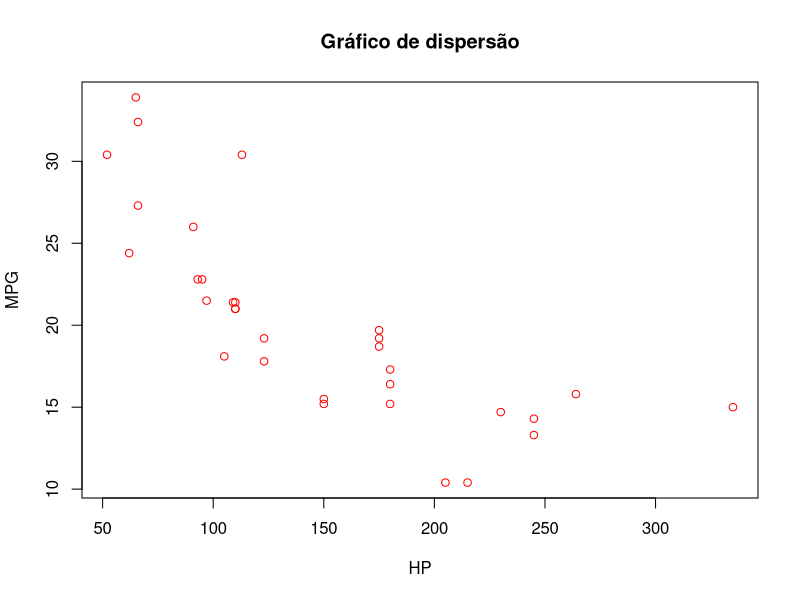

The R source for this figure: (Note: this script raises an error after producing the figure.)
data("mtcars")

# a) O Gráfico de Dispersão.
plot(mtcars$hp, mtcars$mpg,
     main = "Gráfico de dispersão",
     xlab = "HP",
     ylab = "MPG",
     col = "red") #inversamente proporcional / negtaivo

# b) A Covariância Amostral.
cov(mtcars$hp, mtcars$mpg) #tendencia a ser inversamente proporcional

# c) A Correlação Linear de Pearson Amostral.
cor(mtcars$hp, mtcars$mpg) #correção linear negativa forte

# d) O Gráfico de Correlação Linear de Pearson. 
dados <- data.frame(mtcars$hp, mtcars$mpg)
corrplot(cor(dados), method = "number") # vermelho - mais forte negativa | azul - mais forte positiva
# e) Quais conclusões podemos chegar
# há uma tendencia de quanto maior hp menor mpg
